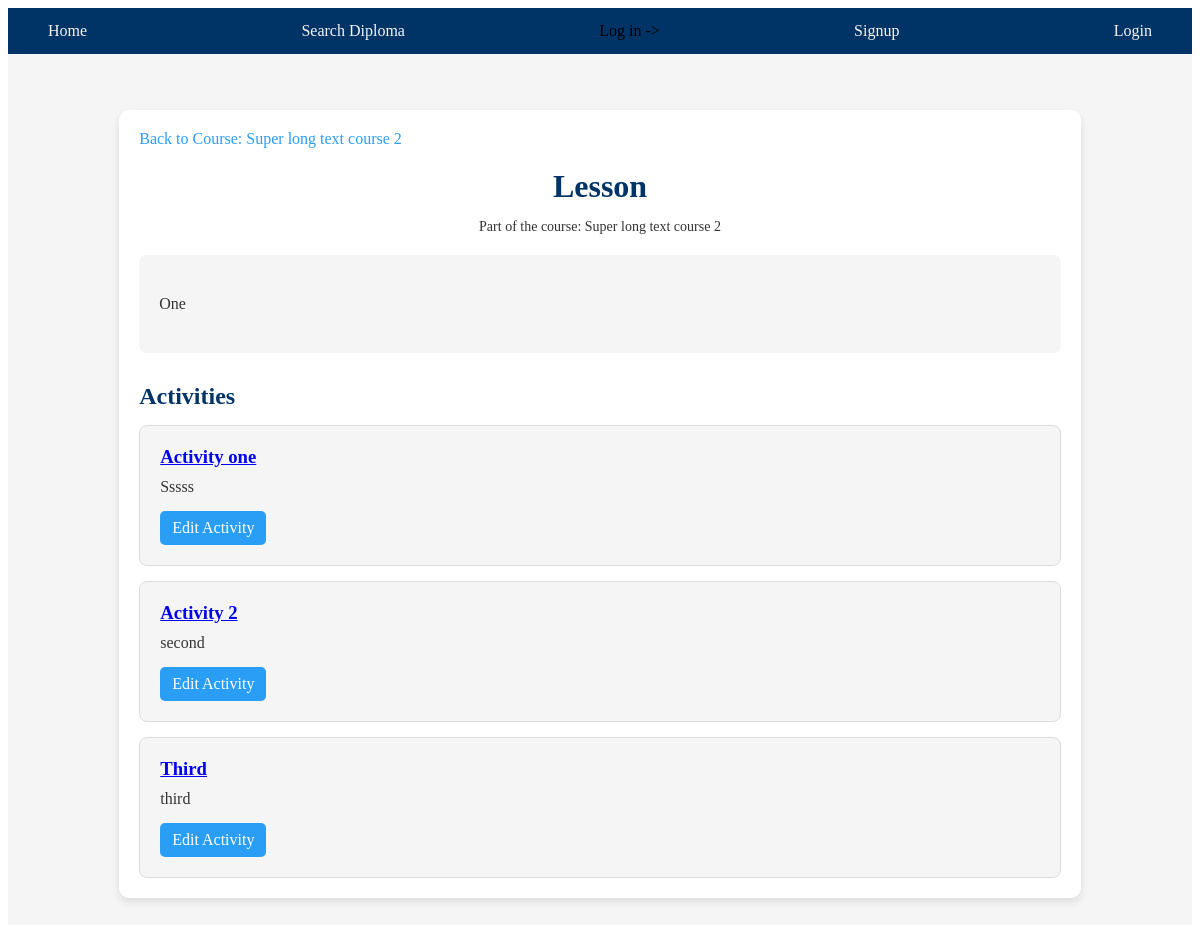
The app's page /lessons/1/ with its own data.
### edu_core/models.py (models this page shows, shortened)
class Lesson(models.Model):
    course = models.ForeignKey(Course, on_delete=models.CASCADE, related_name='lessons')
    name = models.CharField(max_length=255)
    content = models.TextField()

class Course(models.Model):
    name = models.CharField(max_length=255)
    creation_date = models.DateField(auto_now_add=True)
    last_update_date = models.DateField(auto_now=True)
    author = models.ForeignKey(CustomUser, on_delete=models.SET_NULL, null=True, limit_choices_to={'user_type': CustomUser.PROFESSOR}, related_name='authored_courses')
    students = models.ManyToManyField(CustomUser, through='Registration', related_name='registered_courses')
    image = models.ImageField(upload_to='course_images/', null=True, blank=True)
    description = models.TextField(null=True, blank=True)  # New field for course description

class Activity(models.Model):
    lesson = models.ForeignKey(Lesson, on_delete=models.CASCADE, related_name='activities')
    name = models.CharField(max_length=255)
    description = models.TextField(blank=True, null=True)
    start_date = models.DateField(blank=True, null=True)  # Add start date
    end_date = models.DateField(blank=True, null=True)    # Add end date
    questions = models.ManyToManyField(Question, through='ActivityQuestion', related_name='activity_set')

### edu_core/views/lesson_views.py (the view)
# urls.py: path('lessons/<int:lesson_id>/', lesson_view, name='lesson_view'),
def lesson_view(request, lesson_id):
    lesson = get_object_or_404(Lesson, id=lesson_id)
    return render(request, 'edu_core/lesson/lesson_view.html', {'lesson': lesson})

### edu_core/templates/edu_core/lesson/lesson_view.html (shortened to what this page needs)
{% extends "edu_core/base.html" %}
{% load static %}
{% block content %}
<link rel="stylesheet" href="{% static 'edu_core/css/lesson_view.css' %}" type="text/css">
<div class="lesson-view-container">
    <nav class="breadcrumb-nav">
        <a href="{% url 'course_detail' lesson.course.id %}" class="breadcrumb">Back to Course: {{ lesson.course.name }}</a>
    </nav>
    <header class="lesson-header">
        <h1>{{ lesson.name }}</h1>
        <p class="lesson-metadata">Part of the course: {{ lesson.course.name }}</p>
    </header>
    <section class="lesson-content">
        <p>{{ lesson.content }}</p>
    </section>
    <section class="activities-section">
        <h2>Activities</h2>
        <div class="activities-list">
            {% for activity in lesson.activities.all %}
                <div class="activity-card">
                    <h3><a href="{% url 'activity_view' activity.id %}">{{ activity.name }}</a></h3>
                    <p>{{ activity.description }}</p>
                    <div class="activity-buttons">
                        <a href="{% url 'edit_activity' activity.id %}" class="btn btn-secondary">Edit Activity</a>
                    </div>
                </div>
            {% empty %}
                <p class="no-activities">No activities found for this lesson.</p>
            {% endfor %}
        </div>
    </section>
</div>
{% endblock %}

### edu_core/static/edu_core/css/base.css (style rules this page uses)
:root { --primary-color: #003366; --secondary-color-1: #ffffff; --secondary-color-2: #3fada8; --accent-color-1: #2a9df4; --accent-color-2: #ffd700; --neutral-color: #dddddd; --background-color: #ffffff; --text-color: #333333; --hover-bg-color: #e0e0e0; --hover-text-color: #003366; }

### edu_core/static/edu_core/css/lesson_view.css (style rules this page uses)
:root { --primary-color: #003366; --secondary-color-1: #ffffff; --accent-color-1: #2a9df4; --accent-color-2: #ff6b6b; --text-color: #333; --background-color: #f5f5f5; --border-color: #ddd; }
.lesson-view-container { width: 80%; margin: 40px auto; padding: 20px; background-color: var(--secondary-color-1); border-radius: 10px; box-shadow: 0 4px 8px rgba(0, 0, 0, 0.1); }
.breadcrumb-nav { margin-bottom: 20px; }
.breadcrumb { color: var(--accent-color-1); text-decoration: none; }
.lesson-header { text-align: center; margin-bottom: 20px; }
.lesson-header h1 { color: var(--primary-color); margin: 0; }
.lesson-metadata { color: var(--text-color); font-size: 14px; }
.lesson-content { padding: 20px; margin-bottom: 30px; background-color: var(--background-color); border-radius: 8px; line-height: 1.6; }
.activities-section { margin-top: 30px; }
.activities-section h2 { margin-bottom: 15px; color: var(--primary-color); }
.activities-list { display: flex; flex-direction: column; gap: 15px; }
.activity-card { padding: 20px; background-color: var(--background-color); border: 1px solid var(--border-color); border-radius: 8px; transition: box-shadow 0.3s ease; }
.activity-card h3 { margin-top: 0; margin-bottom: 10px; color: var(--primary-color); }
.activity-card p { margin: 0 0 15px 0; color: var(--text-color); }
.activity-buttons { display: flex; gap: 10px; }
.btn { padding: 8px 12px; border-radius: 5px; text-decoration: none; text-align: center; transition: background-color 0.3s ease-in-out, transform 0.2s; }
.btn-secondary { background-color: var(--accent-color-1); color: var(--secondary-color-1); }

### records on screen
Lesson: course.name "Super long text course 2", name "Lesson", content "One"
Activity: name "Activity one", description "Sssss"
Activity: name "Activity 2", description "second"
Activity: name "Third", description "third"
